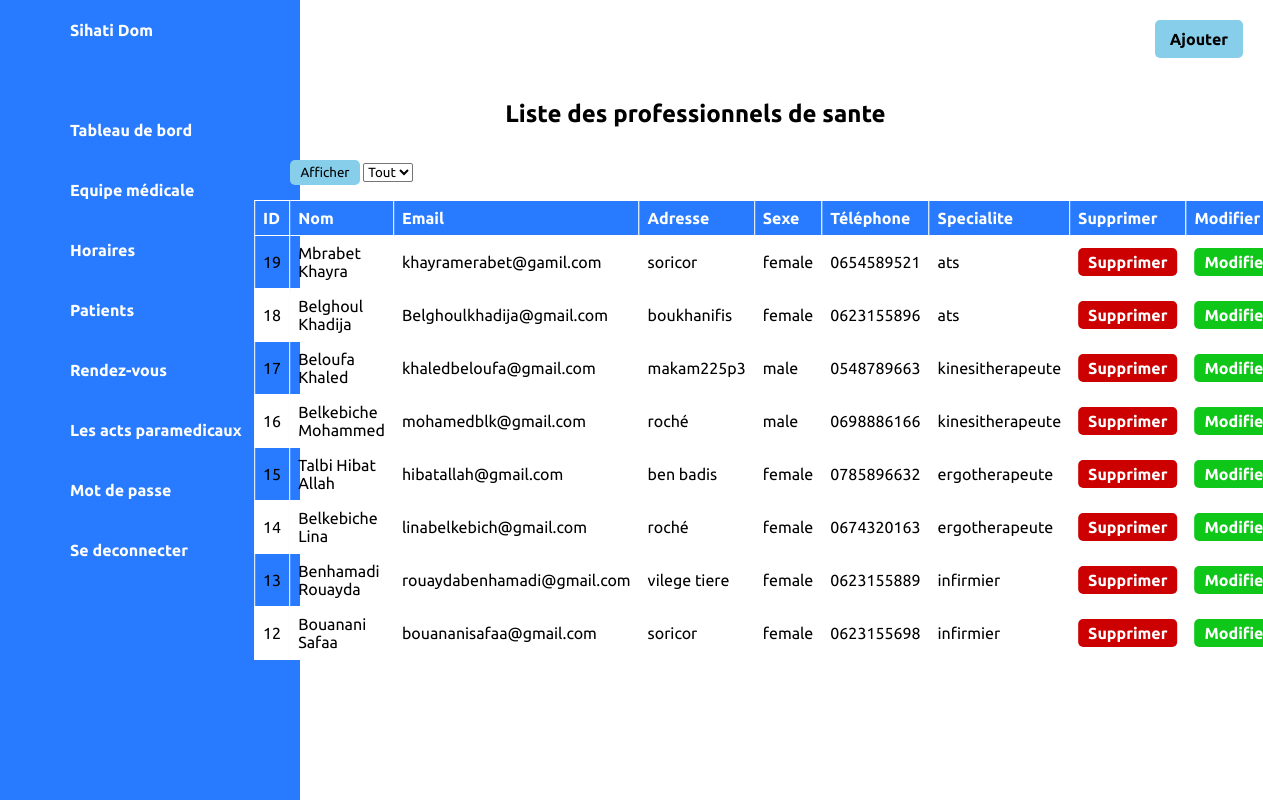
The app's page /equipe_medical.php with its own data.
### tables this page shows
CREATE TABLE `professionnels` (
  `id` int(11) NOT NULL,
  `username` varchar(255) NOT NULL,
  `password` varchar(255) NOT NULL,
  `email` varchar(255) NOT NULL,
  `address` varchar(255) DEFAULT NULL,
  `sex` enum('male','female') NOT NULL,
  `phone` varchar(20) DEFAULT NULL,
  `created_at` timestamp NOT NULL DEFAULT current_timestamp(),
  `usertype` enum('infirmier','ergotherapeute','kinesitherapeute','ats') NOT NULL,
  `start_time` time DEFAULT NULL,
  `end_time` time DEFAULT NULL,
  `statut` varchar(10) DEFAULT 'hors ligne'
);

### equipe_medical.php (the view, shortened to what this page needs)
<?php include 'menu.php'; ?>
<!DOCTYPE html>
<html lang="fr">
<head>
    <link rel="stylesheet" href="sty.css">
</head>
<body>
<div class="container">
    <div class="topbar">
        <a href="nouveau_utilisateur.php" class="add-button">Ajouter</a>
    </div>
    <h2>Liste des professionnels de sante</h2>
    <form action="<?php echo htmlspecialchars($_SERVER["PHP_SELF"]); ?>" method="post">
        <input type="submit" value="Afficher" name="submit" class="show-button">
        <select name="nombre" id="nombre" class="select-box">
            <option value="0" <?php if (isset($_POST['nombre']) && $_POST['nombre'] == 0) echo 'selected'; ?>>Tout</option>
        </select>
    </form>
    <table border="1" id="tableauMembres">
    <?php
    $servername = "localhost";
    $usernameDB = "root";
    $passwordDB = "";
    $dbname = "user";
    $conn = new mysqli($servername, $usernameDB, $passwordDB, $dbname);
    $sql_count = "SELECT COUNT(*) AS total_members FROM professionnels";
    $result_count = $conn->query($sql_count);
    $total_members = 0;
    if ($result_count->num_rows > 0) {
        $row = $result_count->fetch_assoc();
        $total_members = $row["total_members"];
    }
    if ($total_members == 0) {
        $output = "<tr><td colspan='8'>Aucun membre trouvé</td></tr>";
    } else {
        $selected_value = isset($_POST['nombre']) ? $_POST['nombre'] : 0;
        $limit = ($selected_value > 0) ? $selected_value : $total_members;
        $sql = "SELECT id, username, email, address, sex, phone, usertype
                FROM professionnels
                ORDER BY id DESC
                LIMIT $limit";
        $result = $conn->query($sql);
        if ($result->num_rows > 0) {
            $output = "<tr>
                            <th>ID</th>
                            <th>Nom</th>
                            <th>Email</th>
                            <th>Adresse</th>
                            <th>Sexe</th>
                            <th>Téléphone</th>
                            <th>Specialite</th>
                            <th>Supprimer</th>
                            <th>Modifier</th>
                        </tr>";
            while ($row = $result->fetch_assoc()) {
                $output .= "<tr>";
                $output .= "<td>" . $row["id"] . "</td>";
                $output .= "<td>" . $row["username"] . "</td>";
                $output .= "<td>" . $row["email"] . "</td>";
                $output .= "<td>" . $row["address"] . "</td>";
                $output .= "<td>" . $row["sex"] . "</td>";
                $output .= "<td>" . $row["phone"] . "</td>";
                $output .= "<td>" . $row["usertype"] . "</td>";
                $output .= "<td><a href='#' onclick='confirmDelete(\"" . $row["username"] . "\")' class='delete-button'>Supprimer</a></td>";
                $output .= "<td><a href='modifier_membre.php?id=" . $row["id"] . "' class='modifier-link'>Modifier</a></td>";
                $output .= "</tr>";
            }
        }
    }
    echo $output;
    ?>
    </table>
</div>
</body>
</html>

### styl.css (style rules this page uses)
* { margin: 0; padding: 0; box-sizing: border-box; font-family: 'Ubuntu' , sans-serif; }
:root { --blue: #287bff; --white:#fff; --grey: #f5f5f5; --black1: #222; --black2: #999; }
body { min-height: 100vh; overflow-x:hidden; }
.container { position: relative; width: 100%; }
.topbar { width: 100%; height: 60px; display: flex; justify-content: space-between; align-items: center; padding: 0 10px; }

### sty.css (style rules this page uses)
.add-button { background-color: #87CEEB; color: black; border: none; padding: 10px 15px; border-radius: 5px; cursor: pointer; position: fixed; top: 20px; right: 20px; transition: background-color 0.3s, color 0.3s; text-decoration: none; }
.show-button { background-color: #87CEEB; color: black; border: none; padding: 5px 10px; border-radius: 5px; margin-top: 40px; left:23%; position: relative; top: 60px; }
.select-box { background-color: white; color: black; border: yes; padding: 0px 0px; border-radius: 2px; margin-top: 40px; margin-right: 10px; position: relative; left: 23%; top: 60px; }
h2 { position: absolute; top: 100px; left: calc(50% - 43%); width: 50%; left: 40%; }
table { margin: 75px auto; position: absolute; left: 57%; transform: translateX(-45%); border-collapse: collapse; }
th, td { border: 1px solid white; padding: 8px; text-align: left; }
th { background-color: #287bff; color: white ; font-weight: bold; }
tr:nth-child(odd) { background-color: white; }
a { color: #287bff; text-decoration: none; font-weight: bold; }
.delete-button { background-color: #cc0000; color: white; border: none; padding: 5px 10px; border-radius: 5px; cursor: pointer; text-decoration: none; }
.modifier-link { background-color: #0fc718; color: white; border: none; padding: 5px 10px; border-radius: 5px; cursor: pointer; text-decoration: none; }

### records on screen
professionnels: id "19", username "Mbrabet Khayra", email "khayramerabet@gamil.com", address "soricor", sex "female", phone "0654589521", usertype "ats"
professionnels: id "18", username "Belghoul Khadija", email "Belghoulkhadija@gmail.com", address "boukhanifis", sex "female", phone "0623155896", usertype "ats"
professionnels: id "17", username "Beloufa Khaled", email "khaledbeloufa@gmail.com", address "makam225p3", sex "male", phone "0548789663", usertype "kinesitherapeute"
professionnels: id "16", username "Belkebiche Mohammed", email "mohamedblk@gmail.com", address "roché", sex "male", phone "0698886166", usertype "kinesitherapeute"
professionnels: id "15", username "Talbi Hibat Allah", email "hibatallah@gmail.com", address "ben badis", sex "female", phone "0785896632", usertype "ergotherapeute"
professionnels: id "14", username "Belkebiche Lina", email "linabelkebich@gmail.com", address "roché", sex "female", phone "0674320163", usertype "ergotherapeute"
professionnels: id "13", username "Benhamadi Rouayda", email "rouaydabenhamadi@gmail.com", address "vilege tiere", sex "female", phone "0623155889", usertype "infirmier"
professionnels: id "12", username "Bouanani Safaa", email "bouananisafaa@gmail.com", address "soricor", sex "female", phone "0623155698", usertype "infirmier"
